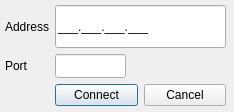
<?xml version="1.0" encoding="UTF-8"?>
<ui version="4.0">
 <class>ConnectWifi</class>
 <widget class="QDialog" name="ConnectWifi">
  <property name="windowModality">
   <enum>Qt::ApplicationModal</enum>
  </property>
  <property name="enabled">
   <bool>true</bool>
  </property>
  <property name="geometry">
   <rect>
    <x>0</x>
    <y>0</y>
    <width>234</width>
    <height>112</height>
   </rect>
  </property>
  <property name="windowTitle">
   <string extracomment="Connect wifi dialog title">Connect</string>
  </property>
  <property name="windowIcon">
   <iconset resource="../zasoby.qrc">
    <normaloff>:/icons/android.ico</normaloff>:/icons/android.ico</iconset>
  </property>
  <property name="styleSheet">
   <string notr="true"/>
  </property>
  <property name="modal">
   <bool>true</bool>
  </property>
  <widget class="QWidget" name="gridLayoutWidget">
   <property name="geometry">
    <rect>
     <x>0</x>
     <y>0</y>
     <width>231</width>
     <height>111</height>
    </rect>
   </property>
   <layout class="QGridLayout" name="gridLayout">
    <item row="2" column="1">
     <widget class="QLabel" name="label_2">
      <property name="minimumSize">
       <size>
        <width>30</width>
        <height>17</height>
       </size>
      </property>
      <property name="text">
       <string>Address</string>
      </property>
     </widget>
    </item>
    <item row="2" column="2">
     <widget class="QLineEdit" name="adresEdit">
      <property name="sizePolicy">
       <sizepolicy hsizetype="Expanding" vsizetype="Preferred">
        <horstretch>0</horstretch>
        <verstretch>0</verstretch>
       </sizepolicy>
      </property>
      <property name="minimumSize">
       <size>
        <width>0</width>
        <height>0</height>
       </size>
      </property>
      <property name="inputMask">
       <string notr="true">000.000.000.000;_</string>
      </property>
      <property name="text">
       <string notr="true">...</string>
      </property>
     </widget>
    </item>
    <item row="3" column="1">
     <widget class="QLabel" name="label">
      <property name="minimumSize">
       <size>
        <width>21</width>
        <height>17</height>
       </size>
      </property>
      <property name="text">
       <string>Port</string>
      </property>
     </widget>
    </item>
    <item row="3" column="2">
     <widget class="QLineEdit" name="portEdit">
      <property name="sizePolicy">
       <sizepolicy hsizetype="Preferred" vsizetype="Preferred">
        <horstretch>0</horstretch>
        <verstretch>0</verstretch>
       </sizepolicy>
      </property>
      <property name="minimumSize">
       <size>
        <width>0</width>
        <height>0</height>
       </size>
      </property>
      <property name="maximumSize">
       <size>
        <width>71</width>
        <height>24</height>
       </size>
      </property>
      <property name="inputMask">
       <string notr="true">00000; </string>
      </property>
      <property name="text">
       <string notr="true"/>
      </property>
     </widget>
    </item>
    <item row="4" column="2">
     <layout class="QHBoxLayout" name="horizontalLayout">
      <item>
       <widget class="QPushButton" name="polaczButton">
        <property name="text">
         <string>Connect</string>
        </property>
       </widget>
      </item>
      <item>
       <widget class="QPushButton" name="zamknijButton">
        <property name="text">
         <string>Cancel</string>
        </property>
       </widget>
      </item>
     </layout>
    </item>
    <item row="1" column="1">
     <spacer name="verticalSpacer">
      <property name="orientation">
       <enum>Qt::Vertical</enum>
      </property>
      <property name="sizeType">
       <enum>QSizePolicy::Fixed</enum>
      </property>
      <property name="sizeHint" stdset="0">
       <size>
        <width>20</width>
        <height>5</height>
       </size>
      </property>
     </spacer>
    </item>
    <item row="1" column="3">
     <spacer name="horizontalSpacer_2">
      <property name="orientation">
       <enum>Qt::Horizontal</enum>
      </property>
      <property name="sizeType">
       <enum>QSizePolicy::Fixed</enum>
      </property>
      <property name="sizeHint" stdset="0">
       <size>
        <width>5</width>
        <height>5</height>
       </size>
      </property>
     </spacer>
    </item>
    <item row="1" column="0">
     <spacer name="horizontalSpacer">
      <property name="orientation">
       <enum>Qt::Horizontal</enum>
      </property>
      <property name="sizeType">
       <enum>QSizePolicy::Fixed</enum>
      </property>
      <property name="sizeHint" stdset="0">
       <size>
        <width>5</width>
        <height>5</height>
       </size>
      </property>
     </spacer>
    </item>
    <item row="5" column="2">
     <spacer name="verticalSpacer_2">
      <property name="orientation">
       <enum>Qt::Vertical</enum>
      </property>
      <property name="sizeType">
       <enum>QSizePolicy::Fixed</enum>
      </property>
      <property name="sizeHint" stdset="0">
       <size>
        <width>20</width>
        <height>5</height>
       </size>
      </property>
     </spacer>
    </item>
   </layout>
  </widget>
 </widget>
 <resources>
  <include location="../zasoby.qrc"/>
 </resources>
 <connections/>
</ui>
